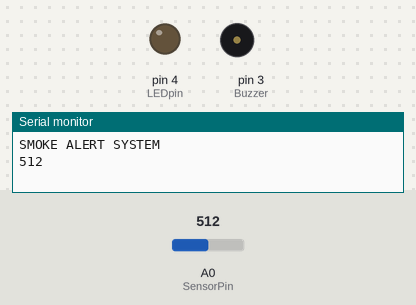
A sketch run on a simulated Arduino Uno, built with avr-gcc and run on an emulated ATmega328P. Parts: output pins drawn as LEDs (lit = HIGH), buzzer (waves = sounding, pin HIGH), the last lines printed to the serial monitor. The inputs (shaded band) are chosen by the test bench; at power-on: A0 (SensorPin) = 512.

Above: at 0.1 s.
At 1.1 s:
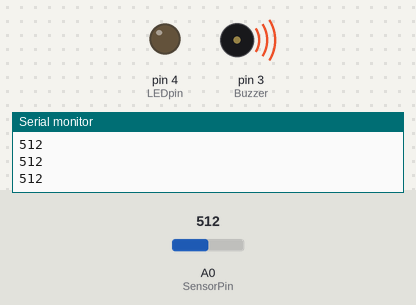
Timing chart, 0 to 2.6 s (numbered marks = the images above):
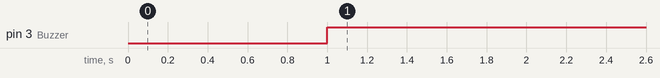

The sketch:

SmokeDetectionSystemCode.ino
```cpp
#define LEDpin 4
#define REDpin 5
#define Buzzer 3
#define SensorPin A0
int SenseVal = 0;
int ThresholdVal = 130;
void setup()
{
Serial.begin(9600);
Serial.println("SMOKE ALERT SYSTEM");
pinMode(LEDpin, OUTPUT);
pinMode(Buzzer, OUTPUT);
pinMode(SensorPin, INPUT);
}
void loop()
{
SenseVal = analogRead(SensorPin);
  Serial.println(SenseVal);
  delay(1000);
  if(SenseVal > ThresholdVal)
   {  digitalWrite(REDpin, HIGH);
      digitalWrite(Buzzer, HIGH);
       Serial.println(SenseVal);
   }
else
   {
     Serial.println(SenseVal);
   digitalWrite(REDpin, LOW);
    digitalWrite(Buzzer, LOW); }}
```

Measured:
- by itself, pin 3 (Buzzer): LOW → HIGH at 1.0 s
